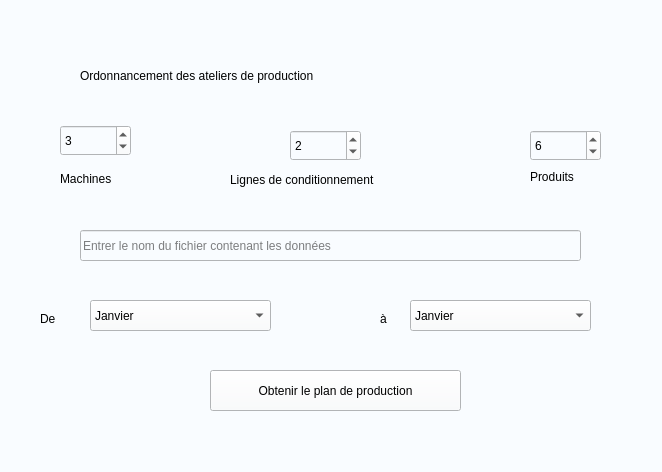
<?xml version="1.0" encoding="UTF-8"?>
<ui version="4.0">
 <class>Ordo</class>
 <widget class="QMainWindow" name="Ordo">
  <property name="geometry">
   <rect>
    <x>0</x>
    <y>0</y>
    <width>662</width>
    <height>472</height>
   </rect>
  </property>
  <property name="windowTitle">
   <string>MainWindow</string>
  </property>
  <property name="styleSheet">
   <string notr="true">background-color: rgb(192, 236, 242);
background-color: rgb(249, 252, 255);</string>
  </property>
  <widget class="QWidget" name="centralwidget">
   <widget class="QLabel" name="photo">
    <property name="geometry">
     <rect>
      <x>-40</x>
      <y>-60</y>
      <width>721</width>
      <height>541</height>
     </rect>
    </property>
    <property name="text">
     <string/>
    </property>
    <property name="pixmap">
     <pixmap>../../DM/19366.jpg</pixmap>
    </property>
    <property name="scaledContents">
     <bool>true</bool>
    </property>
   </widget>
   <widget class="QPushButton" name="sched">
    <property name="geometry">
     <rect>
      <x>210</x>
      <y>370</y>
      <width>251</width>
      <height>41</height>
     </rect>
    </property>
    <property name="styleSheet">
     <string notr="true">background-color: rgb(249, 252, 255);
border-color: rgb(192, 236, 242);
font: 12pt &quot;Gayathri&quot;;</string>
    </property>
    <property name="text">
     <string>Obtenir le plan de production</string>
    </property>
   </widget>
   <widget class="QLabel" name="label">
    <property name="geometry">
     <rect>
      <x>80</x>
      <y>50</y>
      <width>531</width>
      <height>51</height>
     </rect>
    </property>
    <property name="styleSheet">
     <string notr="true">background-color: rgba(191, 64, 64, 0);
font: 20pt &quot;Gayathri&quot;;</string>
    </property>
    <property name="text">
     <string>Ordonnancement des ateliers de production</string>
    </property>
   </widget>
   <widget class="QLabel" name="label_mach">
    <property name="geometry">
     <rect>
      <x>60</x>
      <y>170</y>
      <width>81</width>
      <height>17</height>
     </rect>
    </property>
    <property name="styleSheet">
     <string notr="true">background-color: rgba(191, 64, 64, 0);
font: 13pt &quot;Gayathri&quot;;</string>
    </property>
    <property name="text">
     <string>Machines</string>
    </property>
   </widget>
   <widget class="QLabel" name="label_con">
    <property name="geometry">
     <rect>
      <x>230</x>
      <y>170</y>
      <width>211</width>
      <height>20</height>
     </rect>
    </property>
    <property name="styleSheet">
     <string notr="true">background-color: rgba(191, 64, 64, 0);
font: 13pt &quot;Gayathri&quot;;</string>
    </property>
    <property name="text">
     <string>Lignes de conditionnement</string>
    </property>
   </widget>
   <widget class="QLabel" name="label_prod">
    <property name="geometry">
     <rect>
      <x>530</x>
      <y>166</y>
      <width>67</width>
      <height>21</height>
     </rect>
    </property>
    <property name="styleSheet">
     <string notr="true">background-color: rgba(191, 64, 64, 0);
font: 13pt &quot;Gayathri&quot;;</string>
    </property>
    <property name="text">
     <string>Produits</string>
    </property>
   </widget>
   <widget class="QSpinBox" name="mach_fab">
    <property name="geometry">
     <rect>
      <x>60</x>
      <y>125</y>
      <width>71</width>
      <height>31</height>
     </rect>
    </property>
    <property name="styleSheet">
     <string notr="true">font: 12pt &quot;Gayathri&quot;;</string>
    </property>
    <property name="stepType">
     <enum>QAbstractSpinBox::DefaultStepType</enum>
    </property>
    <property name="value">
     <number>3</number>
    </property>
   </widget>
   <widget class="QSpinBox" name="mach_fab_2">
    <property name="geometry">
     <rect>
      <x>290</x>
      <y>130</y>
      <width>71</width>
      <height>31</height>
     </rect>
    </property>
    <property name="styleSheet">
     <string notr="true">font: 12pt &quot;Gayathri&quot;;</string>
    </property>
    <property name="stepType">
     <enum>QAbstractSpinBox::DefaultStepType</enum>
    </property>
    <property name="value">
     <number>2</number>
    </property>
   </widget>
   <widget class="QSpinBox" name="mach_fab_3">
    <property name="geometry">
     <rect>
      <x>530</x>
      <y>130</y>
      <width>71</width>
      <height>31</height>
     </rect>
    </property>
    <property name="styleSheet">
     <string notr="true">font: 12pt &quot;Gayathri&quot;;</string>
    </property>
    <property name="stepType">
     <enum>QAbstractSpinBox::DefaultStepType</enum>
    </property>
    <property name="value">
     <number>6</number>
    </property>
   </widget>
   <widget class="QComboBox" name="comboBox">
    <property name="geometry">
     <rect>
      <x>90</x>
      <y>300</y>
      <width>181</width>
      <height>31</height>
     </rect>
    </property>
    <property name="autoFillBackground">
     <bool>false</bool>
    </property>
    <property name="styleSheet">
     <string notr="true">font: 13pt &quot;Gayathri&quot;;</string>
    </property>
    <property name="editable">
     <bool>false</bool>
    </property>
    <property name="currentText">
     <string>Janvier</string>
    </property>
    <property name="currentIndex">
     <number>0</number>
    </property>
    <property name="maxVisibleItems">
     <number>12</number>
    </property>
    <item>
     <property name="text">
      <string>Janvier</string>
     </property>
    </item>
    <item>
     <property name="text">
      <string>Février</string>
     </property>
    </item>
    <item>
     <property name="text">
      <string>Mars</string>
     </property>
    </item>
    <item>
     <property name="text">
      <string>Avril</string>
     </property>
    </item>
    <item>
     <property name="text">
      <string>Mai</string>
     </property>
    </item>
    <item>
     <property name="text">
      <string>Juin</string>
     </property>
    </item>
    <item>
     <property name="text">
      <string>Juillet</string>
     </property>
    </item>
    <item>
     <property name="text">
      <string>Août  </string>
     </property>
    </item>
    <item>
     <property name="text">
      <string>Septembre</string>
     </property>
    </item>
    <item>
     <property name="text">
      <string>Octobre</string>
     </property>
    </item>
    <item>
     <property name="text">
      <string>Novembre</string>
     </property>
    </item>
    <item>
     <property name="text">
      <string>Décembre</string>
     </property>
    </item>
   </widget>
   <widget class="QComboBox" name="comboBox_2">
    <property name="geometry">
     <rect>
      <x>410</x>
      <y>300</y>
      <width>181</width>
      <height>31</height>
     </rect>
    </property>
    <property name="autoFillBackground">
     <bool>false</bool>
    </property>
    <property name="styleSheet">
     <string notr="true">font: 13pt &quot;Gayathri&quot;;</string>
    </property>
    <property name="editable">
     <bool>false</bool>
    </property>
    <property name="currentText">
     <string>Janvier</string>
    </property>
    <property name="currentIndex">
     <number>0</number>
    </property>
    <property name="maxVisibleItems">
     <number>12</number>
    </property>
    <item>
     <property name="text">
      <string>Janvier</string>
     </property>
    </item>
    <item>
     <property name="text">
      <string>Février</string>
     </property>
    </item>
    <item>
     <property name="text">
      <string>Mars</string>
     </property>
    </item>
    <item>
     <property name="text">
      <string>Avril</string>
     </property>
    </item>
    <item>
     <property name="text">
      <string>Mai</string>
     </property>
    </item>
    <item>
     <property name="text">
      <string>Juin</string>
     </property>
    </item>
    <item>
     <property name="text">
      <string>Juillet</string>
     </property>
    </item>
    <item>
     <property name="text">
      <string>Août  </string>
     </property>
    </item>
    <item>
     <property name="text">
      <string>Septembre</string>
     </property>
    </item>
    <item>
     <property name="text">
      <string>Octobre</string>
     </property>
    </item>
    <item>
     <property name="text">
      <string>Novembre</string>
     </property>
    </item>
    <item>
     <property name="text">
      <string>Décembre</string>
     </property>
    </item>
   </widget>
   <widget class="QLabel" name="label_mach_2">
    <property name="geometry">
     <rect>
      <x>40</x>
      <y>310</y>
      <width>81</width>
      <height>17</height>
     </rect>
    </property>
    <property name="styleSheet">
     <string notr="true">background-color: rgba(191, 64, 64, 0);
font: 13pt &quot;Gayathri&quot;;</string>
    </property>
    <property name="text">
     <string>De</string>
    </property>
   </widget>
   <widget class="QLabel" name="label_mach_3">
    <property name="geometry">
     <rect>
      <x>380</x>
      <y>310</y>
      <width>81</width>
      <height>17</height>
     </rect>
    </property>
    <property name="styleSheet">
     <string notr="true">background-color: rgba(191, 64, 64, 0);
font: 13pt &quot;Gayathri&quot;;</string>
    </property>
    <property name="text">
     <string>à</string>
    </property>
   </widget>
   <widget class="QLineEdit" name="lineEdit">
    <property name="geometry">
     <rect>
      <x>80</x>
      <y>230</y>
      <width>501</width>
      <height>31</height>
     </rect>
    </property>
    <property name="styleSheet">
     <string notr="true">font: 13pt &quot;Gayathri&quot;;</string>
    </property>
    <property name="placeholderText">
     <string>Entrer le nom du fichier contenant les données</string>
    </property>
   </widget>
  </widget>
  <widget class="QStatusBar" name="statusbar"/>
 </widget>
 <resources/>
 <connections/>
</ui>
